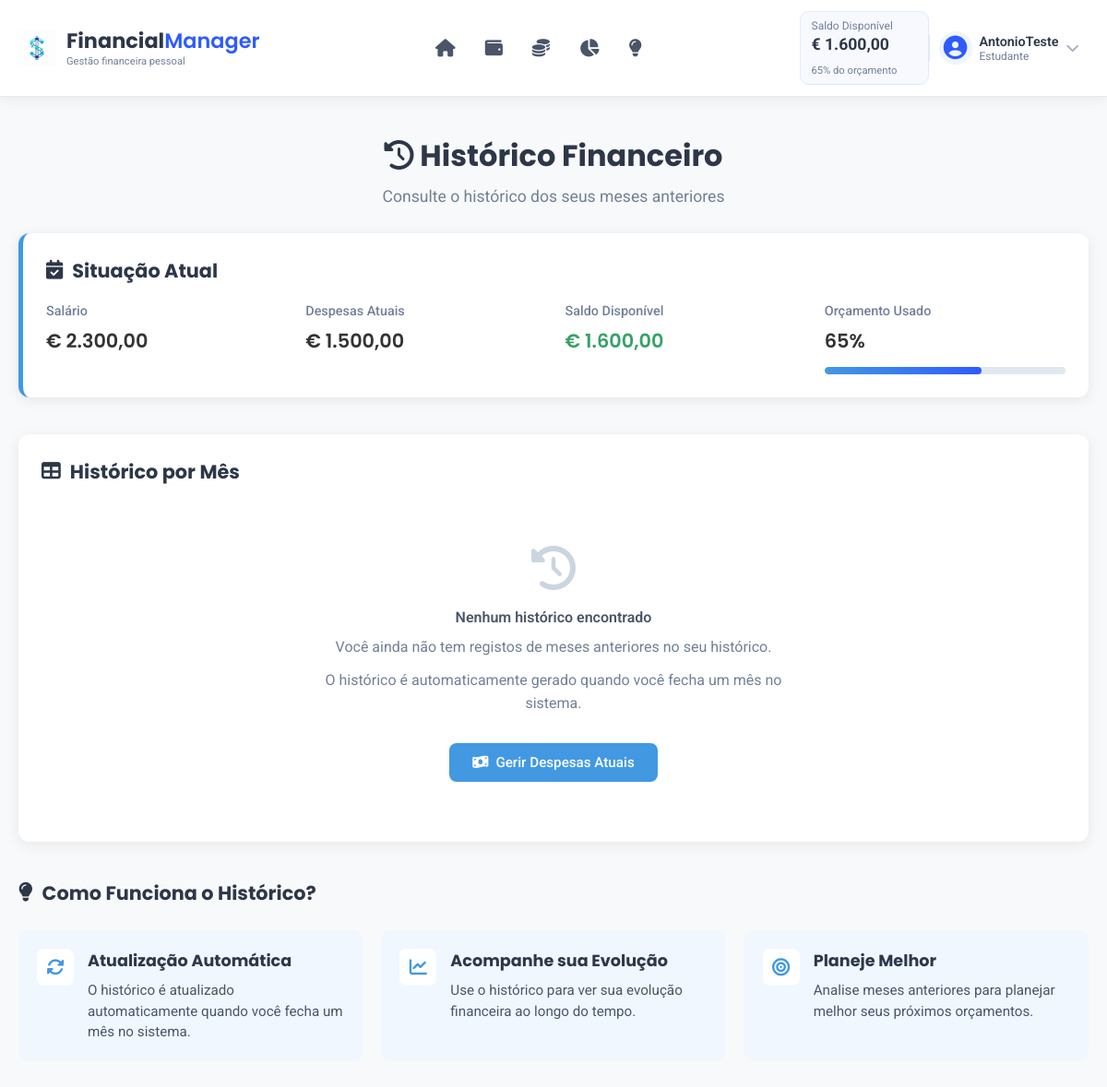
Page /historico.php (signed in) on the committed database.
### tables this page shows
CREATE TABLE `utilizadores` (
  `id` int NOT NULL AUTO_INCREMENT,
  `nome` varchar(255) NOT NULL,
  `email` varchar(255) NOT NULL,
  `password` varchar(255) NOT NULL,
  `idade` int DEFAULT NULL,
  `ocupacao` varchar(100) DEFAULT NULL,
  `estilo_vida` varchar(255) DEFAULT NULL,
  `salario` decimal(10,2) DEFAULT NULL,
  `tipo_util` int NOT NULL,
  PRIMARY KEY (`id`),
  KEY `fk_utilizadores_tipos_util_idx` (`tipo_util`),
  CONSTRAINT `fk_utilizadores_tipos_util` FOREIGN KEY (`tipo_util`) REFERENCES `tipos_util` (`idtipos`)
);

### historico.php (the view, shortened to what this page needs)
<?php
require_once 'connect_db.php';
$user_id = $_SESSION['user_id'];
$sql_historico = "SELECT * FROM historico_financeiro WHERE id_utilizador = ? ORDER BY mes DESC";
$stmt_historico = $conn->prepare($sql_historico);
$stmt_historico->bind_param("i", $user_id);
$stmt_historico->execute();
$historico_result = $stmt_historico->get_result();
$sql_stats = "SELECT
    COUNT(*) as total_meses,
    AVG(total_gastos) as media_gastos,
    AVG(saldo_restante) as media_saldo,
    MIN(saldo_restante) as menor_saldo,
    MAX(saldo_restante) as maior_saldo
    FROM historico_financeiro
    WHERE id_utilizador = ?";
$stmt_stats = $conn->prepare($sql_stats);
$stmt_stats->bind_param("i", $user_id);
$stmt_stats->execute();
$stats_result = $stmt_stats->get_result();
?>
<!DOCTYPE html>
<html lang="pt">
<head>
    <link rel="stylesheet" href="css/header_footer.css">
    <link rel="stylesheet" href="css/index.css">
    <link rel="stylesheet" href="css/historico.css">
    <link rel="stylesheet" href="https://cdnjs.cloudflare.com/ajax/libs/font-awesome/6.4.0/css/all.min.css">
</head>
<body>
    <?php require_once 'header_footer/header.php'; ?>
    <main class="main-content">
        <div class="container">
            <div class="page-header">
                <h2><i class="fas fa-history"></i> Histórico Financeiro</h2>
                <p class="page-subtitle">Consulte o histórico dos seus meses anteriores</p>
            </div>
            <div class="current-summary">
                <div class="summary-card">
                    <h3><i class="fas fa-calendar-check"></i> Situação Atual</h3>
                    <div class="summary-grid">
                        <div class="summary-item">
                            <span class="label">Salário</span>
                            <span class="value">€ <?php echo number_format($user['salario'], 2, ',', '.'); ?></span>
                        </div>
                        <div class="summary-item">
                            <span class="label">Despesas Atuais</span>
                            <span class="value">€ <?php echo number_format($total_despesas, 2, ',', '.'); ?></span>
                        </div>
                        <div class="summary-item">
                            <span class="label">Saldo Disponível</span>
                            <span class="value <?php echo $saldo_disponivel < 0 ? 'negative' : 'positive'; ?>">
                                € <?php echo number_format($saldo_disponivel, 2, ',', '.'); ?>
                            </span>
                        </div>
                        <div class="summary-item">
                            <span class="label">Orçamento Usado</span>
                            <span class="value"><?php echo round($percentual_orcamento); ?>%</span>
                            <div class="progress">
                                <div class="progress-bar" style="width: <?php echo min($percentual_orcamento, 100); ?>%"></div>
                            </div>
                        </div>
                    </div>
                </div>
            </div>
            <div class="history-section">
                <h3><i class="fas fa-table"></i> Histórico por Mês</h3>
                <?php if ($historico_result->num_rows > 0): ?>
                    <div class="history-controls">
                        <div class="search-box">
                            <i class="fas fa-search"></i>
                            <input type="text" id="searchHistory" placeholder="Pesquisar por mês...">
                        </div>
                        <div class="filter-buttons">
                            <button class="filter-btn active" data-filter="all">Todos</button>
                            <button class="filter-btn" data-filter="positive">Saldo Positivo</button>
                            <button class="filter-btn" data-filter="negative">Saldo Negativo</button>
                        </div>
                    </div>
                    <div class="table-responsive">
                        <table class="history-table" id="historyTable">
                            <thead>
                                <tr>
                                    <th>Mês</th>
                                    <th>Total Gastos</th>
                                    <th>Saldo Restante</th>
                                    <th>Percentual Usado</th>
                                    <th>Status</th>
                                </tr>
                            </thead>
                            <tbody>
                                <?php
                                $historico_result->data_seek(0);
                                while ($registro = $historico_result->fetch_assoc()):
                                    $percentual_usado = ($user['salario'] > 0) ? ($registro['total_gastos'] / $user['salario']) * 100 : 0;
                                    $status_class = $registro['saldo_restante'] >= 0 ? 'positive' : 'negative';
                                ?>
                                    <tr class="history-row" data-status="<?php echo $status_class; ?>">
                                        <td class="month-cell">
                                            <i class="fas fa-calendar"></i>
                                            <?php echo htmlspecialchars($registro['mes']); ?>
                                        </td>
                                        <td class="expense-cell">
                                            € <?php echo number_format($registro['total_gastos'], 2, ',', '.'); ?>
                                        </td>
                                        <td class="balance-cell <?php echo $status_class; ?>">
                                            € <?php echo number_format($registro['saldo_restante'], 2, ',', '.'); ?>
                                        </td>
                                        <td>
                                            <div class="progress-container">
                                                <span class="percent-value"><?php echo round($percentual_usado); ?>%</span>
                                                <div class="percent-bar">
                                                    <div class="percent-fill" style="width: <?php echo min($percentual_usado, 100); ?>%"></div>
                                                </div>
                                            </div>
                                        </td>
                                        <td>
                                            <span class="status-badge <?php echo $status_class; ?>">
                                                <i class="fas fa-<?php echo $status_class == 'positive' ? 'check' : 'exclamation'; ?>"></i>
                                                <?php echo $status_class == 'positive' ? 'Positivo' : 'Negativo'; ?>
                                            </span>
                                        </td>
                                    </tr>
                                <?php endwhile; ?>
                            </tbody>
                            <tfoot>
                                <tr>
                                    <td colspan="5" class="table-footer">
                                        <p>Total de registos: <strong><?php echo $historico_result->num_rows; ?></strong> meses</p>
                                        <?php if ($historico_result->num_rows == 0): ?>
                                            <p class="no-data">Adicione meses ao histórico para ver os dados aqui.</p>
                                        <?php endif; ?>
                                    </td>
                                </tr>
                            </tfoot>
                        </table>
                    </div>
                <?php else: ?>
                    <div class="empty-history">
                        <div class="empty-icon">
                            <i class="fas fa-history fa-3x"></i>
                        </div>
                        <h4>Nenhum histórico encontrado</h4>
                        <p>Você ainda não tem registos de meses anteriores no seu histórico.</p>
                        <p>O histórico é automaticamente gerado quando você fecha um mês no sistema.</p>
                        <div class="empty-actions">
                            <a href="despesas.php" class="btn btn-primary">
                                <i class="fas fa-money-bill-wave"></i> Gerir Despesas Atuais
                            </a>
                        </div>
                    </div>
                <?php endif; ?>
            </div>
            <div class="info-section">
                <h3><i class="fas fa-lightbulb"></i> Como Funciona o Histórico?</h3>
                <div class="info-content">
                    <div class="info-card">
                        <div class="info-icon">
                            <i class="fas fa-sync-alt"></i>
                        </div>
                        <div class="info-text">
                            <h4>Atualização Automática</h4>
                            <p>O histórico é atualizado automaticamente quando você fecha um mês no sistema.</p>
                        </div>
                    </div>
                    <div class="info-card">
                        <div class="info-icon">
                            <i class="fas fa-chart-line"></i>
                        </div>
                        <div class="info-text">
                            <h4>Acompanhe sua Evolução</h4>
                            <p>Use o histórico para ver sua evolução financeira ao longo do tempo.</p>
                        </div>
                    </div>
                    <div class="info-card">
                        <div class="info-icon">
                            <i class="fas fa-bullseye"></i>
                        </div>
                        <div class="info-text">
                            <h4>Planeje Melhor</h4>
                            <p>Analise meses anteriores para planejar melhor seus próximos orçamentos.</p>
                        </div>
                    </div>
                </div>
            </div>
        </div>
    </main>
</body>
</html>

### header_footer/header.php (shortened to what this page needs)
<?php
require_once 'connect_db.php';
$user_id = $_SESSION['user_id'];
$sql_user = "SELECT id, nome, email, ocupacao, salario FROM utilizadores WHERE id = ?";
$stmt_user = $conn->prepare($sql_user);
$stmt_user->bind_param("i", $user_id);
$stmt_user->execute();
$result_user = $stmt_user->get_result();
if ($result_user->num_rows > 0) {
    $user = $result_user->fetch_assoc();
    $sql_despesas = "SELECT SUM(valor_mensal) as total_despesas FROM despesas WHERE id_utilizador = ?";
    $stmt_despesas = $conn->prepare($sql_despesas);
    $stmt_despesas->bind_param("i", $user_id);
    $stmt_despesas->execute();
    $result_despesas = $stmt_despesas->get_result();
    $total_despesas = 0;
    if ($result_despesas->num_rows > 0) {
        $row_despesas = $result_despesas->fetch_assoc();
        $total_despesas = $row_despesas['total_despesas'] ?: 0;
    }
    $sql_receitas = "SELECT SUM(valor) as total_receitas FROM receitas WHERE id_utilizador = ?";
    $stmt_receitas = $conn->prepare($sql_receitas);
    $stmt_receitas->bind_param("i", $user_id);
    $stmt_receitas->execute();
    $result_receitas = $stmt_receitas->get_result();
    $total_receitas = 0;
    if ($result_receitas->num_rows > 0) {
        $row_receitas = $result_receitas->fetch_assoc();
        $total_receitas = $row_receitas['total_receitas'] ?: 0;
    }
    $salario = $user['salario'] ?: 0;
    $saldo_disponivel = ($salario + $total_receitas) - $total_despesas;
    $percentual_orcamento = $salario > 0 ? ($total_despesas / $salario) * 100 : 0;
    $percentual_orcamento = min(100, max(0, $percentual_orcamento));
} else {
    session_destroy();
    header('Location: indexv1.html');
    exit();
}
?>
<header class="header" id="mainHeader">
    <div class="container">
        <div class="logo-section">
            <div class="logo">
                <img src="img/logo.png" alt="FinancialManager Logo" class="logo-img">
                <div class="logo-text">
                    <h1>Financial<span>Manager</span></h1>
                    <p class="tagline">Gestão financeira pessoal</p>
                </div>
            </div>
        </div>
        <nav class="main-nav" id="mainNav">
            <ul class="nav-list">
                <li class="nav-item">
                    <a href="index.php" class="nav-link <?php echo (basename($_SERVER['PHP_SELF']) == 'index.php') ? 'active' : ''; ?>">
                        <i class="fas fa-home"></i>
                    </a>
                </li>
                <li class="nav-item">
                    <a href="despesas.php" class="nav-link <?php echo (basename($_SERVER['PHP_SELF']) == 'despesas.php') ? 'active' : ''; ?>">
                        <i class="fas fa-wallet"></i>
                    </a>
                </li>
                <li class="nav-item">
                    <a href="receitas.php" class="nav-link <?php echo (basename($_SERVER['PHP_SELF']) == 'receitas.php') ? 'active' : ''; ?>">
                        <i class="fas fa-coins"></i>
                    </a>
                </li>
                <li class="nav-item">
                    <a href="orcamentos.php" class="nav-link <?php echo (basename($_SERVER['PHP_SELF']) == 'orcamentos.php') ? 'active' : ''; ?>">
                        <i class="fas fa-chart-pie"></i>
                    </a>
                </li>
                <li class="nav-item">
                    <a href="recomendacoes.php" class="nav-link <?php echo (basename($_SERVER['PHP_SELF']) == 'recomendacoes.php') ? 'active' : ''; ?>">
                        <i class="fas fa-lightbulb"></i>
                    </a>
                </li>
            </ul>
        </nav>
        <div class="user-section">
            <div class="balance-indicator">
                <div class="balance-info">
                    <span class="balance-label">Saldo Disponível</span>
                    <span class="balance-amount">€ <span id="currentBalance"><?php echo number_format($saldo_disponivel, 2, ',', '.'); ?></span></span>
                </div>
                <div class="balance-progress">
                    <span class="progress-text"><?php echo round($percentual_orcamento); ?>% do orçamento</span>
                </div>
            </div>
            <div class="user-profile" id="userProfile">
                <div class="avatar">
                    <i class="fas fa-user-circle"></i>
                </div>
                <div class="user-info">
                    <span class="user-name" id="userName"><?php echo htmlspecialchars($user['nome']); ?></span>
                    <span class="user-role" id="userRole"><?php echo htmlspecialchars($user['ocupacao']); ?></span>
                </div>
                <button class="dropdown-btn" id="profileDropdown">
                    <i class="fas fa-chevron-down"></i>
                </button>
            </div>
        </div>
    </div>
</header>

### rows in the picture
utilizadores: nome "AntonioTeste", ocupacao "Estudante", salario "2.300,00"

### other values in the picture
$saldo_disponivel "1.600,00"
$percentual_orcamento "65"
$total_despesas "1.500,00"
